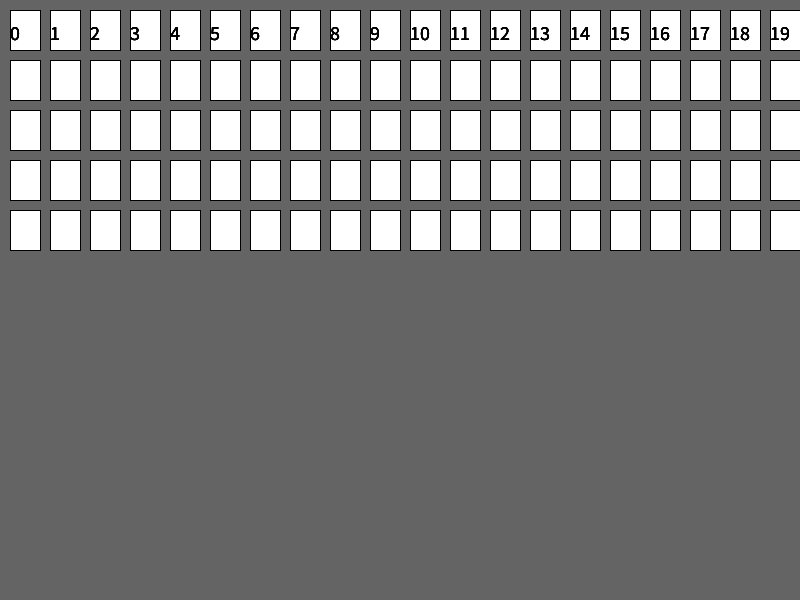
Frame 1 (no input)
Frame 60 (the mouse pressed at the canvas centre just before this capture): identical to frame 1, image omitted
Frame 120 (the mouse held since frame 60 and released just before this capture): identical to frame 1, image omitted

The Processing sketch that drew this single still picture (run headless with seeded random() and noise(); from frame 60 on, the mouse is pressed at the canvas centre):

// Processing sketch: for_loops
// ── for_loops.pde
void setup() {
  size(800, 600);
  textSize(20);
}

void draw() {
  background(100);
  int w = 30; // width
  int g = 10; // gap
  int o = 10; // offset
  // Rows of windows
  for (int row = 0; row < 5; row += 1) {
    int h = 40; // height
    // Windows
    for (int count = 0; count < 20; count += 1) {
      fill(255);
      rect(count*(w+g)+o, row*(h+g)+o, w, h);
      fill(0);
      text(count, count * (w+g) + o, 40);
    }
  }
}
